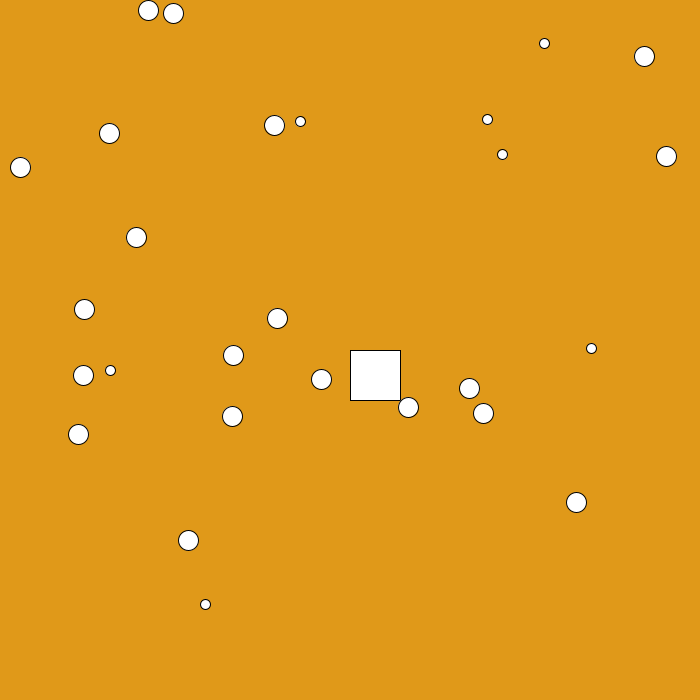
Frame 1 (no input)
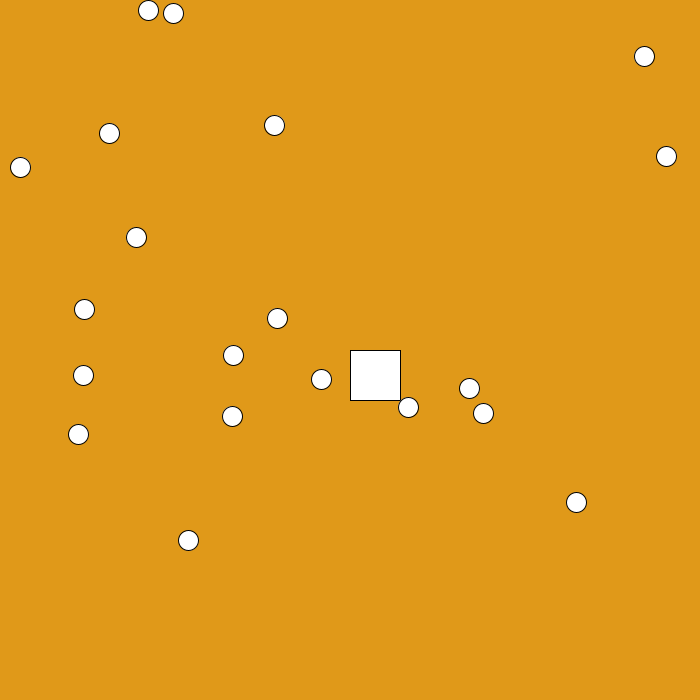
Frame 60 (the mouse pressed at the canvas centre just before this capture)
Frame 120 (the mouse held since frame 60 and released just before this capture): identical to frame 60, image omitted

The Processing sketch that drew these frames (run headless with seeded random() and noise(); from frame 60 on, the mouse is pressed at the canvas centre):

// Processing sketch: processing_139043
// ── processing_139043.pde

float timer=0.0;

//so far the horizontal movement is in, as are the vertical asteroids...

class Asteroid
{
  //randomizes falling objects on the x
 float x = random(10,width-10);
 float y = random(10,height-10);
 float radius = 20; 
 float size = 20.0;
 float speed = 0.0005;
 PVector position= new PVector(random(10,width-10),random(height-10));
 
 Asteroid()
 {
   ellipse(this.x,this.y,10,10);
 }
 
 void draw(float tx, float ty)
  {
    float toX= tx+this.position.x;
    float toY= ty-this.position.y;

    PVector direction= new PVector(toX,toY);
    direction.normalize();
    this.position.x += direction.x*this.speed;
    this.position.y += direction.y*this.speed;
   
  
  }
}

class Player
{
 float x = 350;
 float y = 350; 
 float w = 50;
 float h = 50;
 float speed = 5;
 float size = 50;
 PVector position= new PVector(350,350);
 
 void update()
    {
      float toX= x-this.position.x;
      float toY= y-this.position.y;
      if (dist(x,y,this.position.x,this.position.y)<200)
        {
          this.speed=4;
        }
      PVector direction= new PVector(toX,toY);
      direction.normalize();
      this.position.x += direction.x*this.speed;
      this.position.y += direction.y*this.speed;
    }

 void draw()
    {
      this.x+= this.speed;
    }

}

boolean isLeftDown = false;
boolean isRightDown = false;
boolean isUpDown = false;
boolean isDownDown = false;

Asteroid[] myasteroids = new Asteroid[20];
Player myplayer = new Player();





void setup()
{
  size(700, 700);
  timer=0.0;
  for (int i = 0; i < myasteroids.length; i +=1)
  {
  myasteroids[i] = new Asteroid();
  }
}





void draw()
{ 
  timer=timer+(1.0/30.0);
  background(#e09919);
  
    
//movement works fine  
  if (isRightDown == true)
    {
        myplayer.x -= myplayer.speed;
    }
    
  if (isLeftDown == true)
    {
        myplayer.x += myplayer.speed;
    }
  if (isDownDown == true)
    {
        myplayer.y -= myplayer.speed;
    }
  if (isUpDown == true)
    {
        myplayer.y += myplayer.speed;
    }
    
    
 //player and asteroids... not so much. 
  rect(myplayer.x, myplayer.y, myplayer.w, myplayer.h);
    for (int i = 0; i < myasteroids.length; i +=1)
  {
    
    float distanceToPlayer= dist(myplayer.x,myplayer.y,myasteroids[i].x,myasteroids[i].y);
  
 if (distanceToPlayer < 200)
   {
     myasteroids[i].draw(myplayer.x, myplayer.y);
    myasteroids[i] = new Asteroid(); 
   }
   
//asteroids head for center always   
   if (myasteroids[i].x < 350)
   {
      myasteroids[i].x += myasteroids[i].speed;
   }
   if (myasteroids[i].x > 350)
   {
      myasteroids[i].x += myasteroids[i].speed;
   }
   if (myasteroids[i].y < 350)
   {
     myasteroids[i].y += myasteroids[i].speed;
   }
   if (myasteroids[i].y > 350)
   {
     myasteroids[i].y -= myasteroids[i].speed;
   }
   
  //code for collisions... not working right
if (rectRectIntersect(myplayer.x, myplayer.y, myplayer.x+myplayer.w, myplayer.y+myplayer.h,
  myasteroids[i].x, myasteroids[i].y, myasteroids[i].x+myasteroids[i].radius, myasteroids[i].y+ myasteroids[i].radius))
    {
      fill(random(500));
      myplayer.size= myplayer.size-10;
    }
    ellipse(myasteroids[i].position.x,myasteroids[i].position.y, myasteroids[i].radius, myasteroids[i].radius); 
  }
   

  
  
  
}





















void keyReleased()
{
  if (key == CODED)
  {
    if (keyCode == LEFT)
    {
      isLeftDown = true;
    }
    if (keyCode == RIGHT)
    {
      isRightDown= true;
    }
    if (keyCode == UP)
    {
      isUpDown = true;
    }
    if (keyCode == DOWN)
    {
      isDownDown = true;
    }
  }
}
 
void keyPressed()
{
  if (key == CODED)
  {
    if (keyCode == LEFT)
    {
      isLeftDown = false;
    }
    if (keyCode == RIGHT)
    {
      isRightDown = false;
    }
    if (keyCode == UP)
    {
      isUpDown = false;
    }
    if (keyCode == DOWN)
    {
      isDownDown = false;
    }
  }
}


boolean rectRectIntersect(float left, float top, float right, float bottom,
float otherLeft, float otherTop, float otherRight, float otherBottom)
{return !(left>otherRight ||right < otherLeft || top > otherBottom || bottom < otherTop);}
